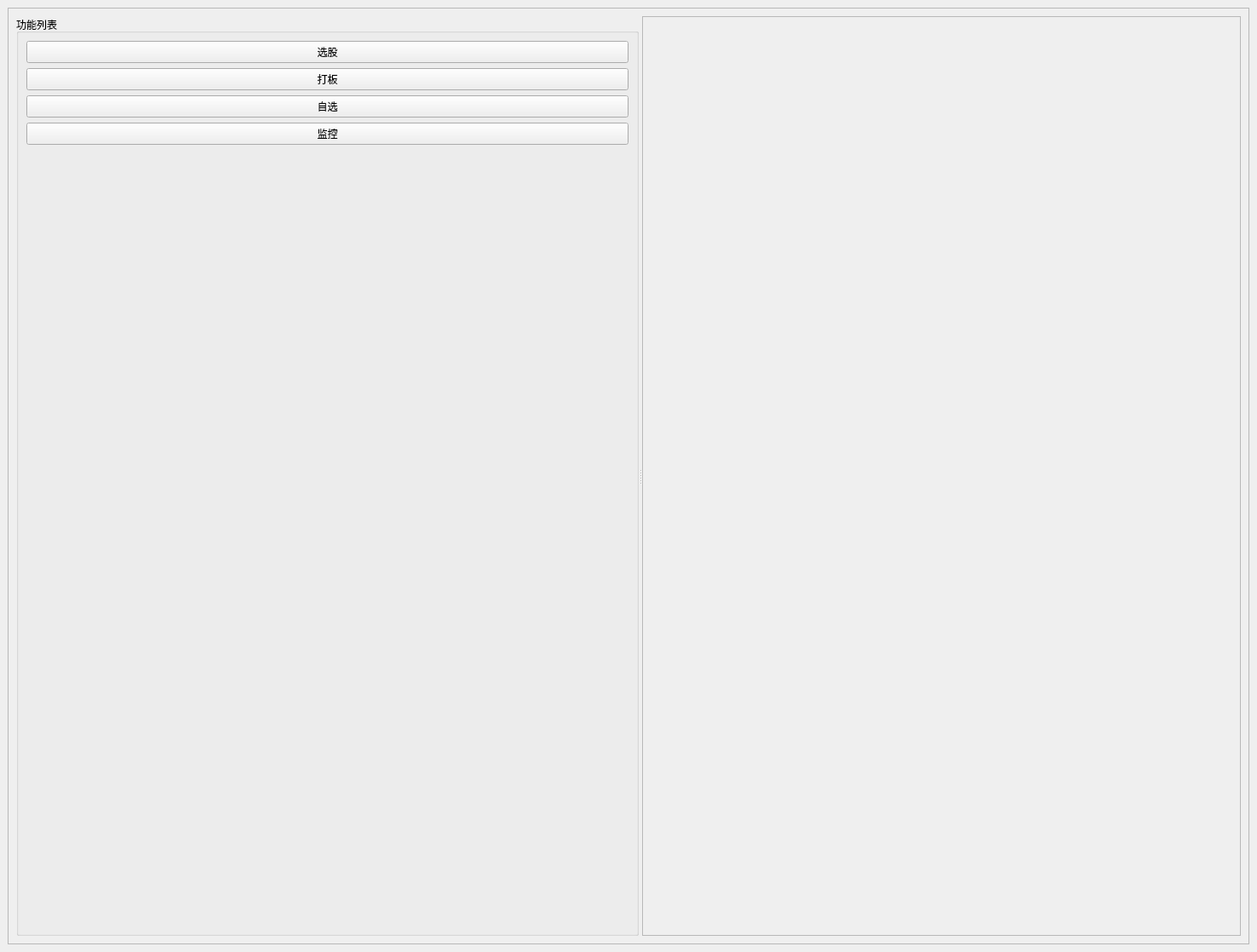
<?xml version="1.0" encoding="UTF-8"?>
<ui version="4.0">
 <class>MainWindow</class>
 <widget class="QMainWindow" name="MainWindow">
  <property name="geometry">
   <rect>
    <x>0</x>
    <y>0</y>
    <width>1476</width>
    <height>1118</height>
   </rect>
  </property>
  <property name="windowTitle">
   <string>MainWindow</string>
  </property>
  <widget class="QWidget" name="centralwidget">
   <layout class="QHBoxLayout" name="horizontalLayout">
    <item>
     <widget class="QScrollArea" name="scrollArea">
      <property name="widgetResizable">
       <bool>true</bool>
      </property>
      <widget class="QWidget" name="scrollAreaWidgetContents_2">
       <property name="geometry">
        <rect>
         <x>0</x>
         <y>0</y>
         <width>1452</width>
         <height>1068</height>
        </rect>
       </property>
       <layout class="QHBoxLayout" name="horizontalLayout_2">
        <item>
         <widget class="QSplitter" name="splitter">
          <property name="orientation">
           <enum>Qt::Horizontal</enum>
          </property>
          <widget class="QGroupBox" name="groupBox">
           <property name="title">
            <string>功能列表</string>
           </property>
           <layout class="QVBoxLayout" name="verticalLayout">
            <item>
             <widget class="QPushButton" name="selectStockBtn">
              <property name="text">
               <string>选股</string>
              </property>
             </widget>
            </item>
            <item>
             <widget class="QPushButton" name="impactBoardBtn">
              <property name="text">
               <string>打板</string>
              </property>
             </widget>
            </item>
            <item>
             <widget class="QPushButton" name="stockPoolBtn">
              <property name="text">
               <string>自选</string>
              </property>
             </widget>
            </item>
            <item>
             <widget class="QPushButton" name="supervisorBtn">
              <property name="text">
               <string>监控</string>
              </property>
             </widget>
            </item>
            <item>
             <spacer name="verticalSpacer">
              <property name="orientation">
               <enum>Qt::Vertical</enum>
              </property>
              <property name="sizeHint" stdset="0">
               <size>
                <width>20</width>
                <height>864</height>
               </size>
              </property>
             </spacer>
            </item>
           </layout>
          </widget>
          <widget class="QFrame" name="frame">
           <property name="frameShape">
            <enum>QFrame::StyledPanel</enum>
           </property>
           <property name="frameShadow">
            <enum>QFrame::Raised</enum>
           </property>
          </widget>
         </widget>
        </item>
       </layout>
      </widget>
     </widget>
    </item>
   </layout>
  </widget>
  <widget class="QMenuBar" name="menubar">
   <property name="geometry">
    <rect>
     <x>0</x>
     <y>0</y>
     <width>1476</width>
     <height>26</height>
    </rect>
   </property>
  </widget>
 </widget>
 <resources/>
 <connections/>
</ui>
